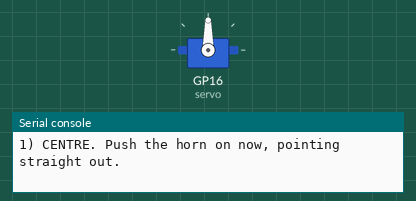
Simulated run of this program. Board: Raspberry Pi Pico running MicroPython. Shown: servo, the last lines printed to the serial console. Servo angles are drawn from the pulse width (0.5 ms = 0°, 2.5 ms = 180°). At 19.9 s the program stops and its outputs stay as they are.

Above: at 0.1 s.
At 3.64 s:
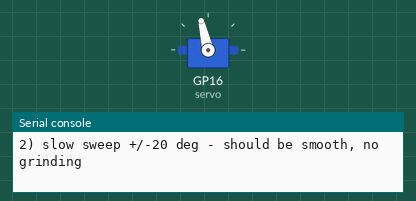
At 4.88 s:
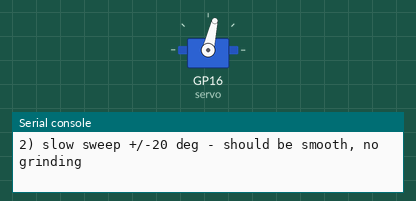
Timing chart, 0 to 21.4 s (numbered marks = the images above):
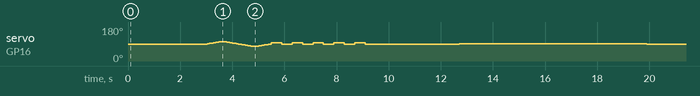

The program:

servo_test.py
```python
"""Bench test for ONE 25 kg servo (DS3225-style, 270 degree) on a Pico.

Wiring - USB power only (Pico plugged into the laptop):
  servo brown/black wire          -> Pico GND   (pin 38)
  servo red wire                  -> Pico VBUS  (pin 40, the USB 5 V)
  servo orange/yellow/white wire  -> Pico GP16  (pin 21)
Never put the red wire on 3V3 (pin 36). Test ONE servo at a time with
nothing attached to the horn. If Thonny disconnects or the Pico resets
when the servo moves, the USB port can't supply enough current - unplug
the servo's red wire and see the notes in README.md.

Run in Thonny (F5). Tape a straw or ruler to the horn so small moves are
easy to see, and watch the printed angles.
"""
import time
from machine import Pin, PWM

PIN = 16
MIN_US, MAX_US, RANGE_DEG = 500, 2500, 270   # 270 degree servo
SWEEP_DEG = 20      # how far either side of centre the sweep goes

servo = PWM(Pin(PIN))
servo.freq(50)


def pulse_us(angle):
    """Pulse width for `angle` degrees from centre (+ one way, - the other)."""
    us = (MIN_US + MAX_US) / 2 + angle * (MAX_US - MIN_US) / RANGE_DEG
    return max(MIN_US, min(MAX_US, us))


def go(angle):
    servo.duty_ns(int(pulse_us(angle) * 1000))


print("1) CENTRE. Push the horn on now, pointing straight out.")
go(0)
time.sleep(3)

print("2) slow sweep +/-%d deg - should be smooth, no grinding" % SWEEP_DEG)
angles = (list(range(0, SWEEP_DEG + 1))
          + list(range(SWEEP_DEG, -SWEEP_DEG - 1, -1))
          + list(range(-SWEEP_DEG, 1)))
for a in angles:
    go(a)
    time.sleep_ms(30)

print("3) step test: jump to +10 and back x5 - does it lag or overshoot?")
for _ in range(5):
    go(10)
    time.sleep_ms(400)
    go(0)
    time.sleep_ms(400)

print("4) fine steps of 0.25 deg - write down the first step you can SEE")
a = 0.0
while a <= 3.0:
    go(a)
    print("   %.2f deg  (%.1f us)" % (a, pulse_us(a)))
    time.sleep_ms(800)
    a += 0.25

go(0)
print("done - servo is holding centre")
```
